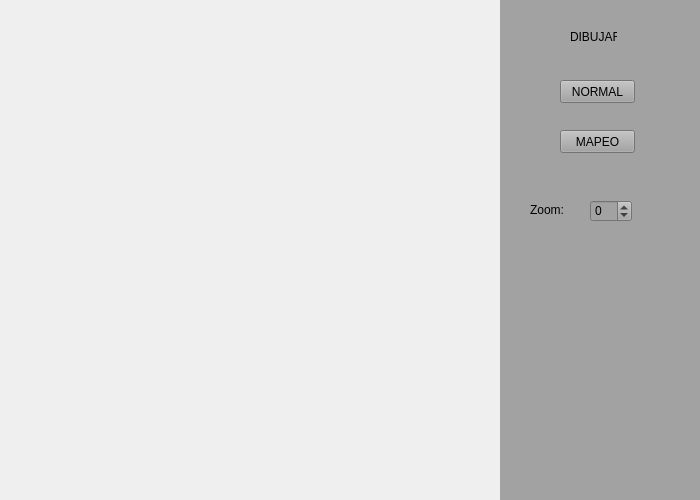
<?xml version="1.0" encoding="UTF-8"?>
<ui version="4.0">
 <class>Widget</class>
 <widget class="QWidget" name="Widget">
  <property name="geometry">
   <rect>
    <x>0</x>
    <y>0</y>
    <width>700</width>
    <height>500</height>
   </rect>
  </property>
  <property name="windowTitle">
   <string>appZoom</string>
  </property>
  <widget class="QWidget" name="widget" native="true">
   <property name="geometry">
    <rect>
     <x>500</x>
     <y>0</y>
     <width>200</width>
     <height>500</height>
    </rect>
   </property>
   <property name="styleSheet">
    <string notr="true">background-color: rgb(162, 162, 162);</string>
   </property>
   <widget class="QLabel" name="label">
    <property name="geometry">
     <rect>
      <x>70</x>
      <y>30</y>
      <width>47</width>
      <height>13</height>
     </rect>
    </property>
    <property name="text">
     <string>DIBUJAR</string>
    </property>
   </widget>
   <widget class="QPushButton" name="pushButton">
    <property name="geometry">
     <rect>
      <x>60</x>
      <y>80</y>
      <width>75</width>
      <height>23</height>
     </rect>
    </property>
    <property name="text">
     <string>NORMAL</string>
    </property>
   </widget>
   <widget class="QPushButton" name="pushButton_2">
    <property name="geometry">
     <rect>
      <x>60</x>
      <y>130</y>
      <width>75</width>
      <height>23</height>
     </rect>
    </property>
    <property name="text">
     <string>MAPEO</string>
    </property>
   </widget>
   <widget class="QSpinBox" name="spinBox">
    <property name="geometry">
     <rect>
      <x>90</x>
      <y>200</y>
      <width>42</width>
      <height>22</height>
     </rect>
    </property>
    <property name="minimum">
     <number>-99</number>
    </property>
    <property name="maximum">
     <number>99</number>
    </property>
   </widget>
   <widget class="QLabel" name="label_2">
    <property name="geometry">
     <rect>
      <x>30</x>
      <y>200</y>
      <width>41</width>
      <height>20</height>
     </rect>
    </property>
    <property name="text">
     <string>Zoom:</string>
    </property>
   </widget>
  </widget>
 </widget>
 <resources/>
 <connections/>
</ui>
